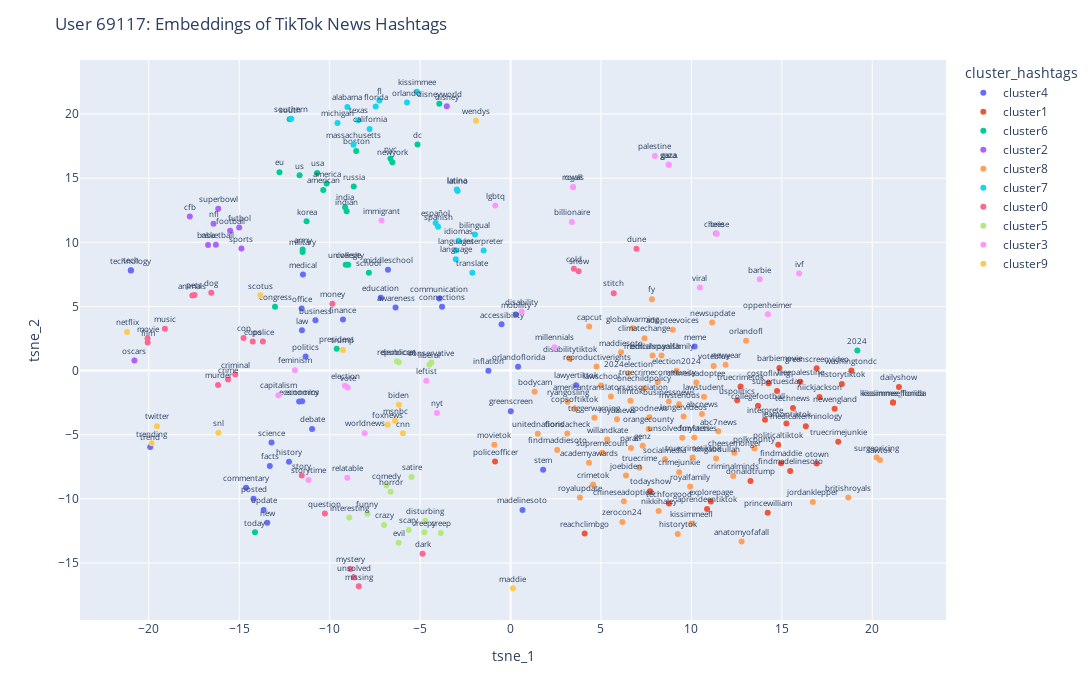

Notebook cell for this chart:
### Code cell
visualize_tsne("69117", "hashtags", 10, 1)

### Figure 1 — Plotly figure (JSON) as saved in the notebook; plotly's stock layout.template omitted (floating-point values rounded to 4 significant figures)
{"data": [{"hovertemplate": "cluster_hashtags=cluster4<br>tsne_1=%{x}<br>tsne_2=%{y}<br>hashtags=%{text}<extra></extra>", "legendgroup": "cluster4", "marker": {"color": "#636efa", "symbol": "circle"}, "mode": "markers+text", "name": "cluster4", "orientation": "v", "showlegend": true, "text": ["economics", "awareness", "technology", "meme", "medical", "greenscreen", "economy", "tech", "science", "madelinesoto", "lawyertiktok", "law", "history", "posted", "commentary", "education", "orlandoflorida", "inflation", "middleschool", "office", "business", "finance", "debate", "politics", "accessibility", "trend", "update", "facts", "connections", "new", "stem", "mobility", "communication"], "textfont": {"size": 8}, "textposition": "top center", "type": "scatter", "x": [-11.69, -6.357, -20.99, 10.17, -11.48, 0.01329, -11.52, -20.99, -13.22, 0.661, 3.623, -11.53, -12.25, -14.21, -14.62, -7.172, 0.4167, -1.224, -6.776, -11.55, -10.79, -9.264, -10.97, -11.33, -0.4967, -19.92, -13.65, -13.31, -3.786, -13.45, 1.801, 0.297, -3.939], "xaxis": "x", "y": [-2.417, 4.909, 7.799, 1.883, 7.481, -3.166, -2.4, 7.827, -5.612, -10.86, -1.138, 3.141, -7.1, -9.993, -9.141, 5.685, 0.3035, -0.005992, 7.855, 4.832, 3.915, 3.974, -4.553, 1.101, 3.608, -5.966, -10.87, -7.45, 4.982, -11.87, -7.725, 4.363, 5.617], "yaxis": "y"}, {"hovertemplate": "cluster_hashtags=cluster1<br>tsne_1=%{x}<br>tsne_2=%{y}<br>hashtags=%{text}<extra></extra>", "legendgroup": "cluster1", "marker": {"color": "#EF553B", "symbol": "circle"}, "mode": "markers+text", "name": "cluster1", "orientation": "v", "showlegend": true, "text": ["supertuesday", "explorepage", "freepalestine", "newengland", "barbiemovie", "techforgood", "intérprete", "politicaltiktok", "truecrimejunkie", "uspolitics", "reachclimbgo", "washingtondc", "princewilliam", "otown", "kissimmeeflorida", "medicalterminology", "learnontiktok", "technews", "donaldtrump", "greenscreenvideo", "findmaddie", "kissimmee_florida", "aprendeentiktok", "costofliving", "collegefootball", "policeofficer", "todayshow", "dailyshow", "historytiktok", "niickjackson", "truecrimetok", "findmadelinesoto"], "textfont": {"size": 8}, "textposition": "top center", "type": "scatter", "x": [14.73, 11.08, 16.02, 17.92, 14.86, 8.758, 14.07, 14.8, 18.12, 12.53, 4.099, 18.85, 14.22, 16.93, 21.14, 16.33, 15.25, 15.62, 13.27, 16.93, 14.95, 21.14, 10.87, 14.26, 13.68, -0.8573, 7.713, 21.47, 18.32, 17.08, 12.72, 15.46], "xaxis": "x", "y": [-1.603, -10.22, -0.8722, -2.981, 0.2042, -10.36, -3.836, -5.782, -5.55, -2.317, -12.7, 0.01288, -11.09, -7.255, -2.487, -4.337, -4.121, -2.921, -8.613, 0.1724, -7.219, -2.487, -10.8, -0.9857, -2.749, -7.099, -9.409, -1.281, -1.055, -2.071, -1.251, -7.829], "yaxis": "y"}, {"hovertemplate": "cluster_hashtags=cluster6<br>tsne_1=%{x}<br>tsne_2=%{y}<br>hashtags=%{text}<extra></extra>", "legendgroup": "cluster6", "marker": {"color": "#00cc96", "symbol": "circle"}, "mode": "markers+text", "name": "cluster6", "orientation": "v", "showlegend": true, "text": ["russia", "congress", "us", "university", "army", "2024", "indian", "disneyworld", "college", "boston", "school", "korea", "president", "american", "nyc", "usa", "america", "south", "dc", "newyork", "today", "military", "india", "eu"], "textfont": {"size": 8}, "textposition": "top center", "type": "scatter", "x": [-8.668, -13.02, -11.66, -9.11, -11.49, 19.17, -9.06, -3.937, -8.976, -8.534, -7.833, -11.28, -9.611, -10.35, -6.641, -10.69, -10.17, -12.21, -5.144, -6.533, -14.13, -11.5, -9.148, -12.77], "xaxis": "x", "y": [14.36, 4.98, 15.22, 8.255, 9.432, 1.562, 12.42, 20.81, 8.254, 17.12, 7.617, 11.64, 1.7, 14.09, 16.53, 15.41, 14.59, 19.59, 17.63, 16.25, -12.62, 9.25, 12.74, 15.46], "yaxis": "y"}, {"hovertemplate": "cluster_hashtags=cluster2<br>tsne_1=%{x}<br>tsne_2=%{y}<br>hashtags=%{text}<extra></extra>", "legendgroup": "cluster2", "marker": {"color": "#ab63fa", "symbol": "circle"}, "mode": "markers+text", "name": "cluster2", "orientation": "v", "showlegend": true, "text": ["oscars", "basketball", "nfl", "nba", "sports", "football", "superbowl", "cfb", "disney", "futbol"], "textfont": {"size": 8}, "textposition": "top center", "type": "scatter", "x": [-20.79, -16.29, -16.42, -16.72, -14.88, -15.5, -16.16, -17.73, -3.525, -15.0], "xaxis": "x", "y": [0.7851, 9.818, 11.45, 9.791, 9.519, 10.91, 12.62, 12.02, 20.61, 11.16], "yaxis": "y"}, {"hovertemplate": "cluster_hashtags=cluster8<br>tsne_1=%{x}<br>tsne_2=%{y}<br>hashtags=%{text}<extra></extra>", "legendgroup": "cluster8", "marker": {"color": "#FFA15A", "symbol": "circle"}, "mode": "markers+text", "name": "cluster8", "orientation": "v", "showlegend": true, "text": ["polkcounty", "orangecounty", "jordanklepper", "zerocon24", "parati", "unitednations", "royalfamily", "bodycam", "crimejunkie", "globalwarming", "businessnews", "willandkate", "movietok", "lawschool", "unsolvedmysteries", "abcnews", "kingabdullah", "truecrimetiktok", "lawtok", "nikkihaley", "americantranslatorsassociation", "truecrimecommunity", "reproductiverights", "newyear", "climatechange", "truecrime", "goodnews", "socialmedia", "abc7news", "historytok", "criminalminds", "lawstudent", "britishroyals", "surgepricing", "anatomyofafall", "funfacts", "capcut", "triggerwarning", "voteblue", "findmaddiesoto", "orlandofl", "2024election", "chineseadoptee", "filmtok", "onechildpolicy", "ryangosling", "joebiden", "longervideos", "cheesemonger", "fy", "disabilitytiktok", "adopteevoices", "royalupdate", "floridacheck", "kissimmeefl", "chineseadoption", "newsupdate", "royalnews", "britishroyalfamily", "election2024", "mvsterious", "academyawards", "medicalspanish", "supremecourt", "genz", "copsoftiktok", "maddiesoto", "crimetok"], "textfont": {"size": 8}, "textposition": "top center", "type": "scatter", "x": [13.49, 7.637, 16.71, 6.184, 6.659, 1.507, 9.929, 1.332, 9.32, 6.763, 8.746, 5.345, -0.8933, 5.011, 9.492, 10.58, 11.36, 10.07, 20.43, 8.189, 5.547, 8.139, 4.755, 11.89, 7.406, 7.129, 7.679, 8.539, 11.49, 9.245, 12.31, 10.69, 18.67, 20.24, 12.78, 10.16, 4.347, 4.638, 11.23, 2.581, 13.02, 6.509, 10.27, 6.627, 7.389, 3.156, 6.382, 9.571, 12.37, 7.817, 3.272, 8.971, 3.833, 3.136, 9.998, 6.265, 11.14, 5.887, 8.351, 9.178, 9.315, 4.337, 7.852, 5.072, 7.308, 3.541, 6.108, 4.567], "xaxis": "x", "y": [-6.085, -4.566, -10.25, -11.81, -6.037, -4.921, -9.043, -1.658, -7.925, 3.293, -2.418, -5.373, -5.784, -1.172, -5.245, -3.394, -6.852, -6.785, -6.972, -10.95, -2.027, -0.8942, 0.309, 0.446, 2.522, -7.581, -3.641, -6.924, -4.739, -12.75, -8.228, -2.04, -9.906, -6.773, -13.33, -5.226, 3.43, -3.674, 0.3513, -6.189, 2.323, -0.2134, -0.9329, -2.348, -1.378, -2.441, -8.189, -3.58, -6.402, 5.567, 0.9187, 3.176, -9.895, -4.909, -11.93, -10.19, 3.751, -3.802, 1.179, -0.01462, -2.627, -7.193, 1.17, -6.4, -5.87, -2.995, 1.425, -8.893], "yaxis": "y"}, {"hovertemplate": "cluster_hashtags=cluster7<br>tsne_1=%{x}<br>tsne_2=%{y}<br>hashtags=%{text}<extra></extra>", "legendgroup": "cluster7", "marker": {"color": "#19d3f3", "symbol": "circle"}, "mode": "markers+text", "name": "cluster7", "orientation": "v", "showlegend": true, "text": ["texas", "latina", "fl", "kissimmee", "southern", "california", "idiomas", "languages", "latino", "español", "michigan", "massachusetts", "language", "alabama", "orlando", "bilingual", "spanish", "interpreter", "florida", "translate"], "textfont": {"size": 8}, "textposition": "top center", "type": "scatter", "x": [-8.421, -2.971, -7.251, -5.171, -12.13, -7.792, -2.878, -3.016, -2.925, -4.14, -9.566, -8.684, -3.026, -9.02, -5.725, -1.966, -4.008, -1.488, -7.454, -2.11], "xaxis": "x", "y": [19.52, 14.11, 21.06, 21.74, 19.62, 18.83, 10.12, 9.357, 14.0, 11.5, 19.3, 17.61, 8.684, 20.56, 20.9, 10.61, 11.22, 9.366, 20.58, 7.626], "yaxis": "y"}, {"hovertemplate": "cluster_hashtags=cluster0<br>tsne_1=%{x}<br>tsne_2=%{y}<br>hashtags=%{text}<extra></extra>", "legendgroup": "cluster0", "marker": {"color": "#FF6692", "symbol": "circle"}, "mode": "markers+text", "name": "cluster0", "orientation": "v", "showlegend": true, "text": ["unsolved", "mystery", "missing", "stitch", "film", "cop", "dark", "animals", "cold", "dune", "police", "dog", "snow", "question", "pets", "cops", "movie", "cheese", "money", "criminal", "crime", "story", "murder", "music"], "textfont": {"size": 8}, "textposition": "top center", "type": "scatter", "x": [-8.657, -8.848, -8.392, 5.706, -20.06, -14.76, -4.863, -17.59, 3.502, 6.962, -13.69, -16.55, 3.763, -10.26, -17.47, -14.25, -20.07, 11.37, -9.85, -15.22, -15.62, -11.54, -16.17, -19.11], "xaxis": "x", "y": [-16.12, -15.47, -16.82, 6.031, 2.18, 2.533, -14.29, 5.856, 7.941, 9.506, 2.262, 6.063, 7.752, -11.15, 5.897, 2.268, 2.507, 10.69, 5.206, -0.3118, -0.691, -8.183, -1.133, 3.26], "yaxis": "y"}, {"hovertemplate": "cluster_hashtags=cluster5<br>tsne_1=%{x}<br>tsne_2=%{y}<br>hashtags=%{text}<extra></extra>", "legendgroup": "cluster5", "marker": {"color": "#B6E880", "symbol": "circle"}, "mode": "markers+text", "name": "cluster5", "orientation": "v", "showlegend": true, "text": ["creep", "crazy", "funny", "interesting", "scary", "republican", "creepy", "evil", "disturbing", "democrat", "comedy", "conservative", "horror", "liberal", "satire"], "textfont": {"size": 8}, "textposition": "top center", "type": "scatter", "x": [-3.856, -6.993, -7.91, -8.914, -5.627, -6.282, -4.762, -6.187, -4.71, -6.178, -6.856, -4.377, -6.63, -4.487, -5.475], "xaxis": "x", "y": [-12.67, -12.05, -11.17, -11.45, -12.42, 0.7236, -12.61, -13.43, -11.71, 0.6527, -8.966, 0.6339, -9.451, 0.4608, -8.301], "yaxis": "y"}, {"hovertemplate": "cluster_hashtags=cluster3<br>tsne_1=%{x}<br>tsne_2=%{y}<br>hashtags=%{text}<extra></extra>", "legendgroup": "cluster3", "marker": {"color": "#FF97FF", "symbol": "circle"}, "mode": "markers+text", "name": "cluster3", "orientation": "v", "showlegend": true, "text": ["gaza", "election", "storytime", "relatable", "royals", "billionaire", "leftist", "vote", "capitalism", "nyt", "ivf", "oppenheimer", "immigrant", "millennials", "worldnews", "feminism", "palestine", "gaza.", "barbie", "disability", "lgbtq", "brie", "viral", "royal"], "textfont": {"size": 8}, "textposition": "top center", "type": "scatter", "x": [8.744, -9.15, -11.17, -9.024, 3.458, 3.39, -4.655, -9.001, -12.84, -4.067, 15.95, 14.23, -7.13, 2.436, -8.065, -11.92, 7.979, 8.744, 13.78, 0.6189, -0.8409, 11.4, 10.47, 3.456], "xaxis": "x", "y": [16.04, -1.185, -8.523, -8.362, 14.29, 11.58, -0.8026, -1.329, -1.925, -3.306, 7.576, 4.384, 11.7, 1.821, -4.882, 0.02569, 16.72, 16.04, 7.117, 4.605, 12.87, 10.66, 6.47, 14.31], "yaxis": "y"}, {"hovertemplate": "cluster_hashtags=cluster9<br>tsne_1=%{x}<br>tsne_2=%{y}<br>hashtags=%{text}<extra></extra>", "legendgroup": "cluster9", "marker": {"color": "#FECB52", "symbol": "circle"}, "mode": "markers+text", "name": "cluster9", "orientation": "v", "showlegend": true, "text": ["foxnews", "netflix", "wendys", "biden", "snl", "maddie", "msnbc", "scotus", "cnn", "trending", "trump", "twitter"], "textfont": {"size": 8}, "textposition": "top center", "type": "scatter", "x": [-6.792, -21.2, -1.911, -6.175, -16.15, 0.1325, -6.384, -13.84, -5.948, -19.84, -9.266, -19.54], "xaxis": "x", "y": [-4.235, 3.006, 19.47, -2.668, -4.858, -16.97, -3.91, 5.869, -4.89, -5.674, 1.594, -4.338], "yaxis": "y"}], "layout": {"height": 700, "legend": {"title": {"text": "cluster_hashtags"}, "tracegroupgap": 0}, "margin": {"t": 60}, "title": {"text": "User 69117: Embeddings of TikTok News Hashtags"}, "width": 1100, "xaxis": {"anchor": "y", "domain": [0, 1], "title": {"text": "tsne_1"}}, "yaxis": {"anchor": "x", "domain": [0, 1], "title": {"text": "tsne_2"}}}}
